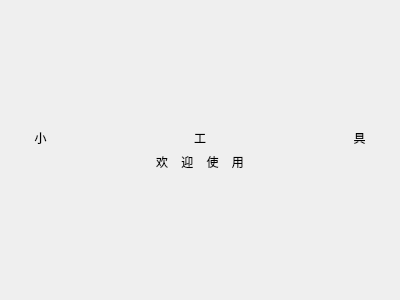
<?xml version="1.0" encoding="UTF-8"?>
<ui version="4.0">
 <class>HomePage</class>
 <widget class="QWidget" name="HomePage">
  <property name="geometry">
   <rect>
    <x>0</x>
    <y>0</y>
    <width>400</width>
    <height>300</height>
   </rect>
  </property>
  <layout class="QVBoxLayout" name="mainLayout">
   <item>
    <spacer name="topSpacer">
     <property name="orientation">
      <enum>Qt::Vertical</enum>
     </property>
     <property name="sizeHint" stdset="0">
      <size>
       <width>20</width>
       <height>40</height>
      </size>
     </property>
    </spacer>
   </item>
   <item>
    <layout class="QHBoxLayout" name="titleRow">
     <property name="spacing">
      <number>100</number>
     </property>
     <item>
      <widget class="QLabel" name="charLabel_0">
       <property name="text">
        <string>小</string>
       </property>
       <property name="alignment">
        <set>Qt::AlignmentFlag::AlignCenter</set>
       </property>
       <property name="fixedWidth" stdset="0">
        <number>68</number>
       </property>
      </widget>
     </item>
     <item>
      <widget class="QLabel" name="charLabel_1">
       <property name="text">
        <string>工</string>
       </property>
       <property name="alignment">
        <set>Qt::AlignmentFlag::AlignCenter</set>
       </property>
       <property name="fixedWidth" stdset="0">
        <number>68</number>
       </property>
      </widget>
     </item>
     <item>
      <widget class="QLabel" name="charLabel_2">
       <property name="text">
        <string>具</string>
       </property>
       <property name="alignment">
        <set>Qt::AlignmentFlag::AlignCenter</set>
       </property>
       <property name="fixedWidth" stdset="0">
        <number>68</number>
       </property>
      </widget>
     </item>
    </layout>
   </item>
   <item>
    <widget class="QLabel" name="subtitleLabel">
     <property name="text">
      <string>欢    迎    使    用</string>
     </property>
     <property name="alignment">
      <set>Qt::AlignmentFlag::AlignCenter</set>
     </property>
    </widget>
   </item>
   <item>
    <spacer name="bottomSpacer">
     <property name="orientation">
      <enum>Qt::Vertical</enum>
     </property>
     <property name="sizeHint" stdset="0">
      <size>
       <width>20</width>
       <height>40</height>
      </size>
     </property>
    </spacer>
   </item>
  </layout>
 </widget>
 <resources/>
 <connections/>
</ui>
